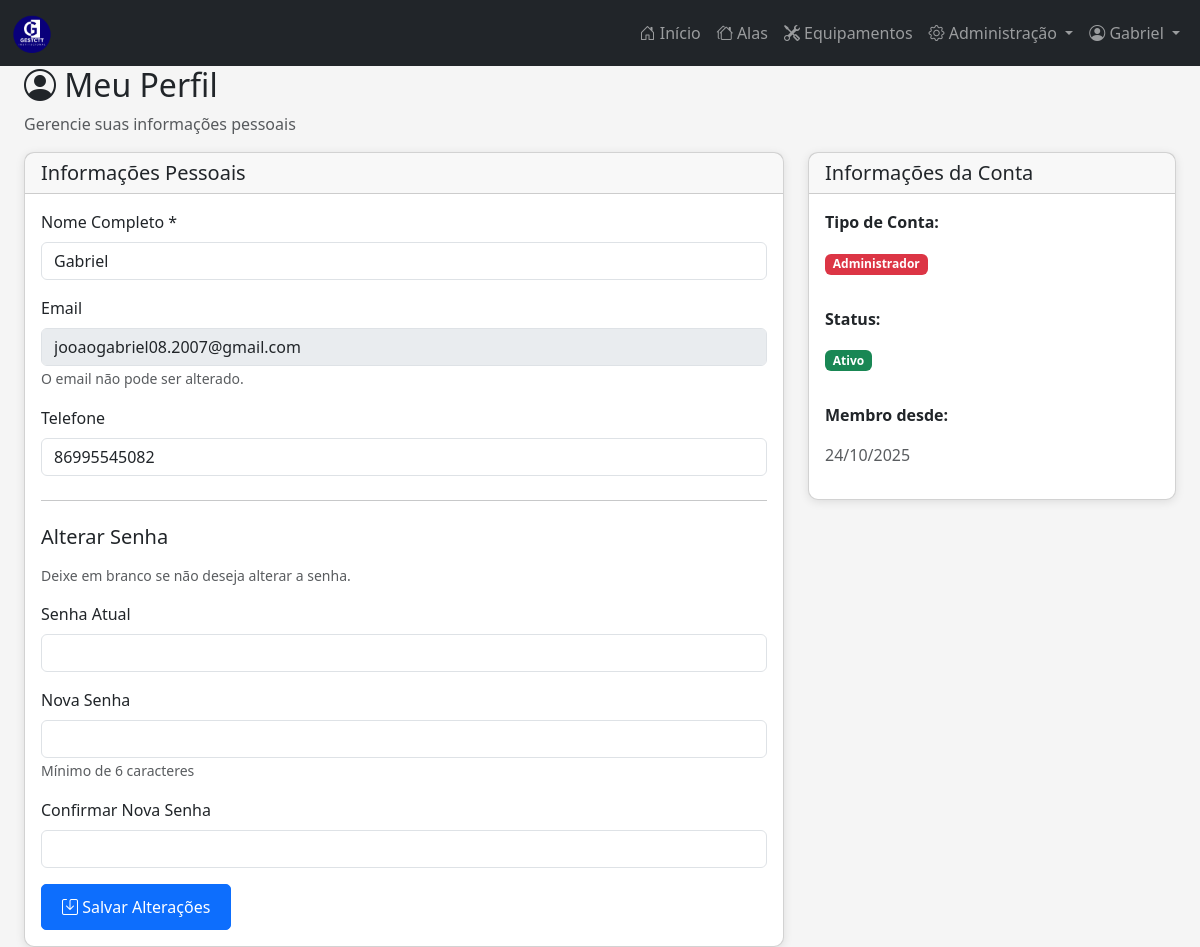
Page /public/perfil.php (signed in) on the committed database.
### tables this page shows
CREATE TABLE `usuarios` (
  `id` int(11) NOT NULL AUTO_INCREMENT,
  `nome` varchar(100) NOT NULL,
  `email` varchar(100) NOT NULL,
  `senha` varchar(255) NOT NULL,
  `telefone` varchar(20) DEFAULT NULL,
  `tipo` enum('admin','funcionario') DEFAULT 'funcionario',
  `status` enum('ativo','inativo','pendente','rejeitado') DEFAULT 'pendente',
  `created_at` timestamp NOT NULL DEFAULT current_timestamp(),
  `updated_at` timestamp NOT NULL DEFAULT current_timestamp() ON UPDATE current_timestamp(),
  `remember_token` varchar(255) DEFAULT NULL,
  `remember_token_expires_at` datetime DEFAULT NULL,
  PRIMARY KEY (`id`),
  UNIQUE KEY `email` (`email`)
);

### public/perfil.php (the view, shortened to what this page needs)
<?php
require_once '../app/config/init.php';
$user_id = $_SESSION['user_id'];
$sql = "SELECT * FROM usuarios WHERE id = ?";
$stmt = $conn->prepare($sql);
$stmt->bind_param("i", $user_id);
$stmt->execute();
$result = $stmt->get_result();
$user_data = $result->fetch_assoc();
?>
<?php include '../app/views/includes/header.php'; ?>
<?php include '../app/views/includes/navbar.php'; ?>
<div class="container-fluid">
    <div class="row">
        <main class="col-md-12 ms-sm-auto px-md-4">
            <div class="content-wrapper">
                <div class="page-header">
                    <h2><i class="bi bi-person-circle"></i> Meu Perfil</h2>
                    <p class="text-muted">Gerencie suas informações pessoais</p>
                </div>
                <div class="row">
                    <div class="col-md-8">
                        <div class="card">
                            <div class="card-header">
                                <h5 class="mb-0">Informações Pessoais</h5>
                            </div>
                            <div class="card-body">
                                <form method="POST" class="needs-validation" novalidate>
                                    <div class="mb-3">
                                        <label for="nome" class="form-label">Nome Completo *</label>
                                        <input type="text" class="form-control" id="nome" name="nome" value="<?php echo htmlspecialchars($user_data['nome']); ?>" required>
                                    </div>
                                    <div class="mb-3">
                                        <label for="email" class="form-label">Email</label>
                                        <input type="email" class="form-control" id="email" value="<?php echo htmlspecialchars($user_data['email']); ?>" disabled>
                                        <small class="text-muted">O email não pode ser alterado.</small>
                                    </div>
                                    <div class="mb-3">
                                        <label for="telefone" class="form-label">Telefone</label>
                                        <input type="tel" class="form-control" id="telefone" name="telefone" value="<?php echo htmlspecialchars($user_data['telefone']); ?>">
                                    </div>
                                    <hr class="my-4">
                                    <h5 class="mb-3">Alterar Senha</h5>
                                    <p class="text-muted small">Deixe em branco se não deseja alterar a senha.</p>
                                    <div class="mb-3">
                                        <label for="current_password" class="form-label">Senha Atual</label>
                                        <input type="password" class="form-control" id="current_password" name="current_password">
                                    </div>
                                    <div class="mb-3">
                                        <label for="new_password" class="form-label">Nova Senha</label>
                                        <input type="password" class="form-control" id="new_password" name="new_password" minlength="6">
                                        <small class="text-muted">Mínimo de 6 caracteres</small>
                                    </div>
                                    <div class="mb-3">
                                        <label for="confirm_password" class="form-label">Confirmar Nova Senha</label>
                                        <input type="password" class="form-control" id="confirm_password" name="confirm_password" minlength="6">
                                    </div>
                                    <button type="submit" class="btn btn-primary btn-custom">
                                        <i class="bi bi-save"></i> Salvar Alterações
                                    </button>
                                </form>
                            </div>
                        </div>
                    </div>
                    <div class="col-md-4">
                        <div class="card">
                            <div class="card-header">
                                <h5 class="mb-0">Informações da Conta</h5>
                            </div>
                            <div class="card-body">
                                <p><strong>Tipo de Conta:</strong></p>
                                <?php if ($user_data['tipo'] == 'admin'): ?>
                                    <span class="badge bg-danger mb-3">Administrador</span>
                                <?php else: ?>
                                    <span class="badge bg-primary mb-3">Funcionário</span>
                                <?php endif; ?>
                                <p class="mt-3"><strong>Status:</strong></p>
                                <?php if ($user_data['status'] == 'ativo'): ?>
                                    <span class="badge bg-success mb-3">Ativo</span>
                                <?php else: ?>
                                    <span class="badge bg-secondary mb-3"><?php echo ucfirst($user_data['status']); ?></span>
                                <?php endif; ?>
                                <p class="mt-3"><strong>Membro desde:</strong></p>
                                <p class="text-muted"><?php echo date('d/m/Y', strtotime($user_data['created_at'])); ?></p>
                            </div>
                        </div>
                    </div>
                </div>
            </div>
        </main>
    </div>
</div>
<?php include '../app/views/includes/footer.php'; ?>

### assets/css/style.css (style rules this page uses)
:root { --primary-color: #0d6efd; --secondary-color: #6c757d; --success-color: #198754; --danger-color: #dc3545; --warning-color: #ffc107; --info-color: #0dcaf0; --light-color: #f8f9fa; --dark-color: #212529; }
body { font-family: "Segoe UI", Tahoma, Geneva, Verdana, sans-serif; background-color: #f5f5f5; }
.card { border-radius: 10px; box-shadow: 0 2px 10px rgba(0, 0, 0, 0.1); transition: transform 0.3s ease, box-shadow 0.3s ease; }
.btn-custom { border-radius: 5px; padding: 10px 20px; font-weight: 500; transition: all 0.3s ease; }

### rows in the picture
usuarios: nome "Gabriel", email "jooaogabriel08.2007@gmail.com", telefone "86995545082", created_at "24/10/2025"

### other values in the picture
$_SESSION['user_name'] "Gabriel"
